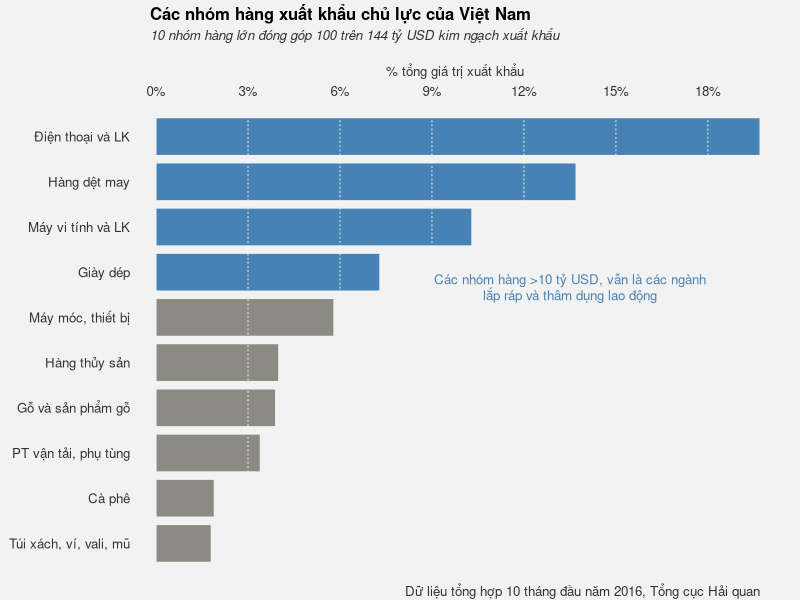

Generate this figure with R:
## A remake of bad charts
## 24/11/2016
## Source: http://vneconomy.vn/thi-truong/9-nhom-hang-xuat-khau-lon-nhat-da-dem-ve-hon-100-ty-usd-20161123014544186.htm


## packages
library(ggplot2)
library(svglite)


## data
vn_exports <- data.frame(
  goods = c("Điện thoại và LK", "Hàng dệt may", "Máy vi tính và LK",
            "Giày dép", "Máy móc, thiết bị", "Hàng thủy sản",
             "Gỗ và sản phẩm gỗ", "PT vận tải, phụ tùng",
            "Cà phê", "Túi xách, ví, vali, mũ"),
  value = c(19.7, 13.7, 10.3, 7.3, 5.8, 4.0, 3.9, 3.4, 1.9, 1.8),
  stringsAsFactors = FALSE
)

vn_exports$perct <- paste0(vn_exports$value, "%")
vn_exports$abs_value <- vn_exports$value * 144 / 100
vn_exports$gt10 <- vn_exports$abs_value > 10
vn_exports$gt10_color <- ifelse(vn_exports$gt10 == FALSE, "ivory4", "steelblue")

png("~/Documents/data_projects/remake/export.png",
    width = 619, height = 401, res = 95)

par(mar = c(1, 7.5, 5, 2), bg = "gray95")
barplot(height = rev(vn_exports$value),
        names.arg = rev(vn_exports$goods),
        horiz = TRUE, las = 1,
        border = FALSE, cex.names = 0.8,
        col.axis = "gray20", axes = FALSE,
        col = rev(vn_exports$gt10_color))
abline(v = seq(3, 18, by = 3), col = "gray95", lty = "dotted")
axis(side = 3, line = -2,
     at = seq(0, 18, by = 3),
     labels = paste0(seq(0, 18, by = 3), "%"),
     lwd = 0, cex.axis = 0.8, col.axis = "gray20", padj = -2)
mtext(side = 3,
      text = "Các nhóm hàng xuất khẩu chủ lực của Việt Nam",
      line = 3.8, adj = 0, font = 2)
mtext(side = 3,
      text = "10 nhóm hàng lớn đóng góp 100 trên 144 tỷ USD kim ngạch xuất khẩu",
      line = 2.8, cex = 0.8, col = "gray20", adj = 0, font = 3)
mtext(side = 3,
      text = "% tổng giá trị xuất khẩu",
      line = 1, col = "gray20", cex = 0.8)
mtext(side = 1,
      text = "Dữ liệu tổng hợp 10 tháng đầu năm 2016, Tổng cục Hải quan",
      line = 0, cex = 0.8, col = "gray20", adj = 1)
text(x = 13.5, y = 7.5,
     labels = "Các nhóm hàng >10 tỷ USD, vẫn là các ngành\nlắp ráp và thâm dụng lao động",
     cex = 0.8, col = "steelblue")

dev.off()


## ggplot(data = vn_exports, aes(reorder(goods, value), value, fill = gt10)) +
##   geom_bar(stat = "identity", width = 0.75) +
##   geom_text(aes(label = perct), hjust = 1.3, size = 3.5, color = "white") +
##   annotate("text", x = "Túi xách, ví, vali, mũ", y = 4.8, size = 3.5,
##            color = "gray35",
##            label = "(% tổng giá trị xuất khẩu)") +
##   annotate("text", x = "Giày dép", y = 14, size = 3.5,
##            color = "steelblue", fontface = 2, 
##            label = "Các nhóm hàng >10 tỷ USD, vẫn là các ngành\nlắp ráp và thâm dụng lao động") +
##   scale_fill_manual(values = c("gray55", "steelblue")) +
##   labs(x = NULL, y = NULL,
##        title = "Các nhóm hàng xuất khẩu chủ lực của Việt Nam",
##        subtitle = "10 nhóm hàng lớn đóng góp 100/144 tỷ USD kim ngạch xuất khẩu",
##        caption = "Dữ liệu tổng hợp 10 tháng đầu năm 2016, Tổng cục Hải quan") +
##   coord_flip() +
##   theme_minimal() +
##   theme(panel.grid = element_blank(),
##         axis.title.x = element_text(color = "gray35"),
##         axis.text.x = element_blank(),
##         axis.text.y = element_text(face = "bold", size = 10,
##                                    color = rev(vn_exports$gt10_color)),
##         plot.title = element_text(hjust = 0.1),
##         plot.subtitle = element_text(hjust = 0.1, color = "gray35"),
##         plot.caption = element_text(color = "gray35"),
##         legend.position = "none")

## ggsave("~/Documents/data_projects/remake/vietname-export.png",
##        width = 8, height = 6, dpi = 120)
